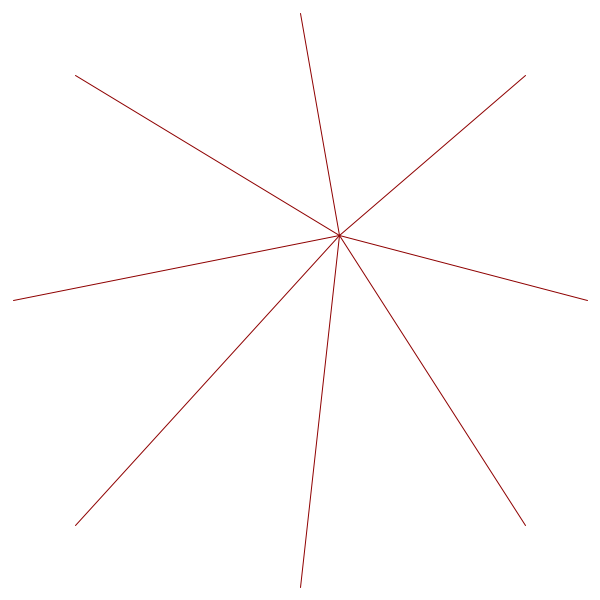
Frame 1 (no input)
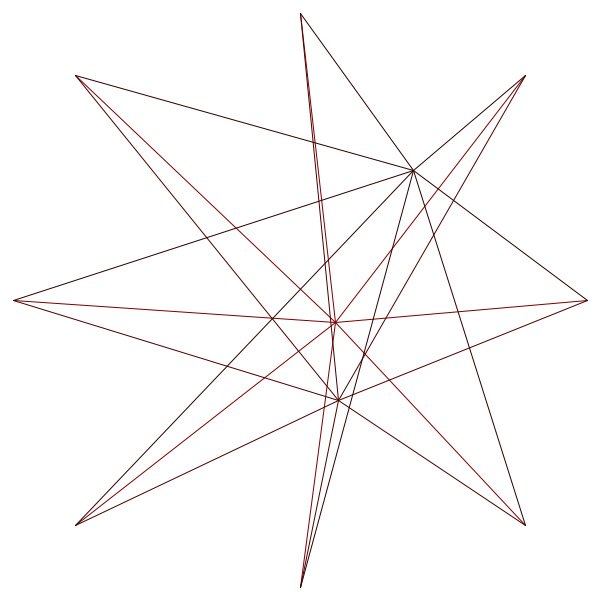
Frame 60 (the mouse pressed at the canvas centre just before this capture)
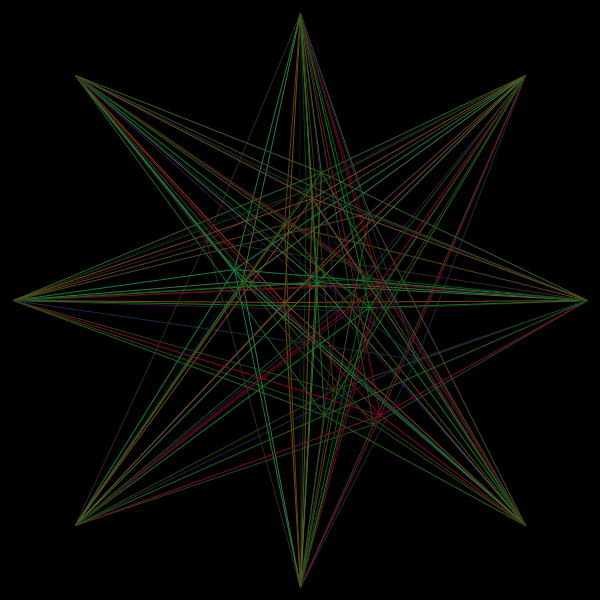
Frame 120 (the mouse held since frame 60 and released just before this capture)

The Processing sketch that drew these frames (run headless with seeded random() and noise(); from frame 60 on, the mouse is pressed at the canvas centre):

// Processing sketch: processing_2165
// ── processing_2165.pde

void setup() 
{
  size(600, 600);  
  background(255);  
  strokeWeight(1);
  smooth();
  loop();
}
  int farbe = 150;  //Farbbereich waehlen
  float treffpunkt = 3.6;    //treffpunkte waehlen
  
  int x = 0;    //Mitteltreffpunkt                                
  int y = 0;  
  int a = farbe, b = 0, c = 0;    //Anfangsfarben
  int blackwhite;    //Hintergrundfarbe
  
void draw() {
   
    x = (int)random(width/treffpunkt, width-width/treffpunkt);    //Treffpunkte
    y = (int)random(height/treffpunkt, height-height/treffpunkt);

    stroke(random(a),random(b),random(c));    //Farbe waehlen

    line(x, y, width/45, height/2);    //Eckpunkte  
    line(x, y, width-width/45, height/2);    
    line(x, y, width/2, width/45);
    line(x, y, width/2, height-width/45);
    
    line(x, y, width/8, height-width/8);  //Seiten -und Oberpunkte
    line(x, y, width-width/8, width/8);
    line(x, y, width-width/8, height-width/8);  
    line(x, y, width/8, width/8);
      if (x < width/treffpunkt+30){
      
      blackwhite = (int)random(5);    //Hintergrund durch Zufall bestimmen        
      if (blackwhite == 0){
        background(255);
          

      }
      else {
        background(0);
      }
    }
  
   
}

void mousePressed() {

    a = (int)random(farbe);    //neue Farbkombination waehlen
    b = (int)random(farbe);
    c = (int)random(farbe);

  
      

}
